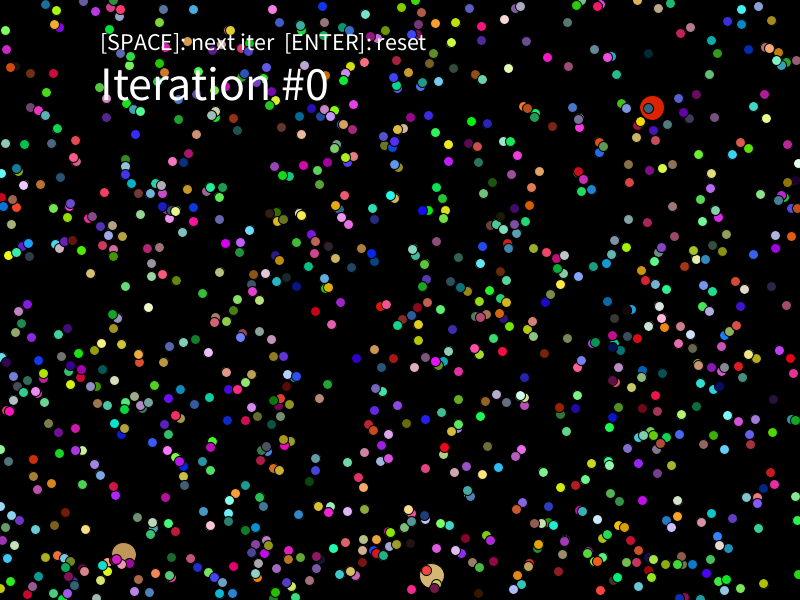
Frame 1 (no input)
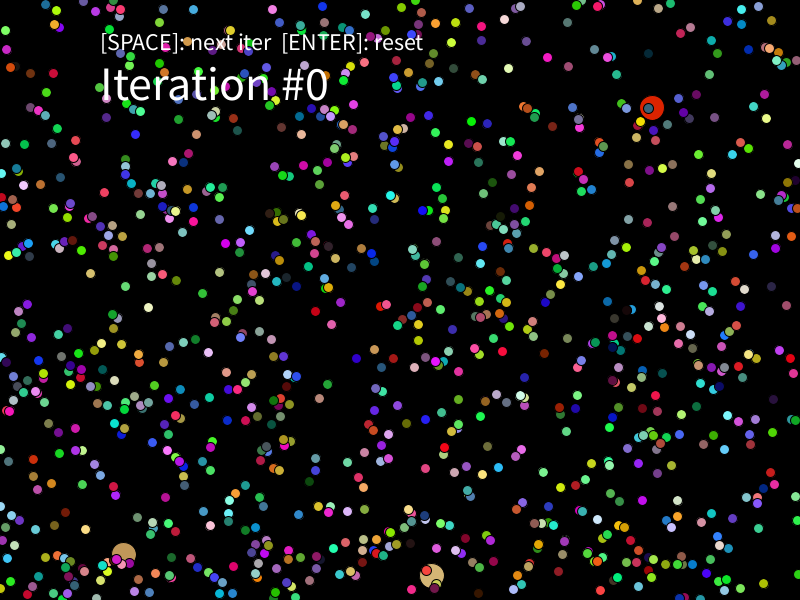
Frame 60 (the mouse pressed at the canvas centre just before this capture)
Frame 120 (the mouse held since frame 60 and released just before this capture): identical to frame 60, image omitted

The Processing sketch that drew these frames (run headless with seeded random() and noise(); from frame 60 on, the mouse is pressed at the canvas centre):

// Processing sketch: p7_2b_kMeans_demo
// ── p7_2b_kMeans_demo.pde
//*********************************************
// Example Code for Interactive Intelligent Products
// Rong-Hao Liang: r.liang@tue.nl
//*********************************************

void setup() {
  size(800, 600);
  background(0);
  resetData();
}

void draw() {
  if (bUpdate) {
    //caculateDistance
    for (int i = 0; i < dots.size(); i++) {
      Dot dot = dots.get(i);
      PVector dis = PVector.sub(dot.loc, clusters.get(0).loc);
      float min = dis.mag();
      for (int j = 0; j < clusters.size(); j++) {
        Dot cluster = clusters.get(j);  
        float disX = dot.loc.x - cluster.loc.x;
        float disY = dot.loc.y - cluster.loc.y;
        float distance = sqrt( sq(disX) + sq(disY) );
        if (distance <= min) {
          dot.setGroup(j);
          dot.setColor(cluster.c);
          min = distance;
        }
      }
    }

    //centroid
    PVector[] centroid = new PVector[clusters.size()];
    for (int j = 0; j < clusters.size(); j++) {
      centroid[j] = new PVector(0, 0, 0);
    }
    int[] numGroup = new int[clusters.size()];

    for (int i = 0; i < dots.size(); i++) {
      Dot dot = dots.get(i);
      int count = 0;
      for (int j = 0; j < clusters.size(); j++) {
        if (dot.getGroup() == j) {
          centroid[j].add(dot.loc); 
          numGroup[j]++;
        }
      }
    }
    
    println(numGroup);
    for (int j = 0; j < clusters.size(); j++) {
      Dot cluster = clusters.get(j);
      centroid[j].div(numGroup[j]);
      if (cluster.loc != centroid[j]) {
        cluster.loc = centroid[j];
      }
    }
    ++iterations;
    bUpdate = false;
  }
  
  background(0);
  for (int i = 0; i < clusters.size(); i++) {
    Dot cluster = clusters.get(i);
    cluster.draw(25);
  }
  for (int i = 0; i < dots.size(); i++) {
    Dot dot = dots.get(i);
    dot.draw(10);
  }
  
  pushStyle();
  fill(255);
  textSize(24);
  text("[SPACE]: next iter  [ENTER]: reset", 100, 50);
  textSize(48);
  text("Iteration #"+iterations, 100, 100);
  popStyle();
}

// ── Dot.pde
class Dot {
  PVector loc;
  color c;
  int group;

  Dot(PVector loc) {
    this.loc = loc;
    c = color(random(255), random(255), random(255));
  }

  Dot() {
  }


  void update() {
  }

  void setColor(color c) {
    this.c = c;
  }

  void setGroup(int g) {
    group = g;
  }

  color getColor() {
    return c;
  }

  int getGroup() {
    return group;
  }

  void draw(int size) {
    int circleSize = size;
    pushMatrix();
    translate(loc.x, loc.y);
    fill(c);
    ellipse(0, 0, circleSize, circleSize);
    popMatrix();
  }
}

// ── kMeans.pde

ArrayList <Dot> dots;
ArrayList <Dot> clusters;

int numClusters = 3;
int numDots = 1000;

int iterations = 0;

boolean bUpdate = false;
boolean bStable = false;

int[] tempNumGroup = new int[numClusters];

void resetData() {
  dots = new ArrayList<Dot>();
  for (int i = 0; i < numDots; i++) {
    PVector loc = new PVector(random(width), random(height));
    dots.add(new Dot(loc) );
  }

  clusters = new ArrayList<Dot>();
  for (int i = 0; i < numClusters; i++) {
    PVector loc = new PVector(random(width), random(height));
    clusters.add(new Dot(loc) );
  }
}

// ── keyboard.pde
void keyPressed() {
  if (key == ENTER) {
    dots.clear();
    clusters.clear();
    resetData();
    iterations = 0;
  }
  if (key == ' ') {
    bUpdate = true;
  }
}
